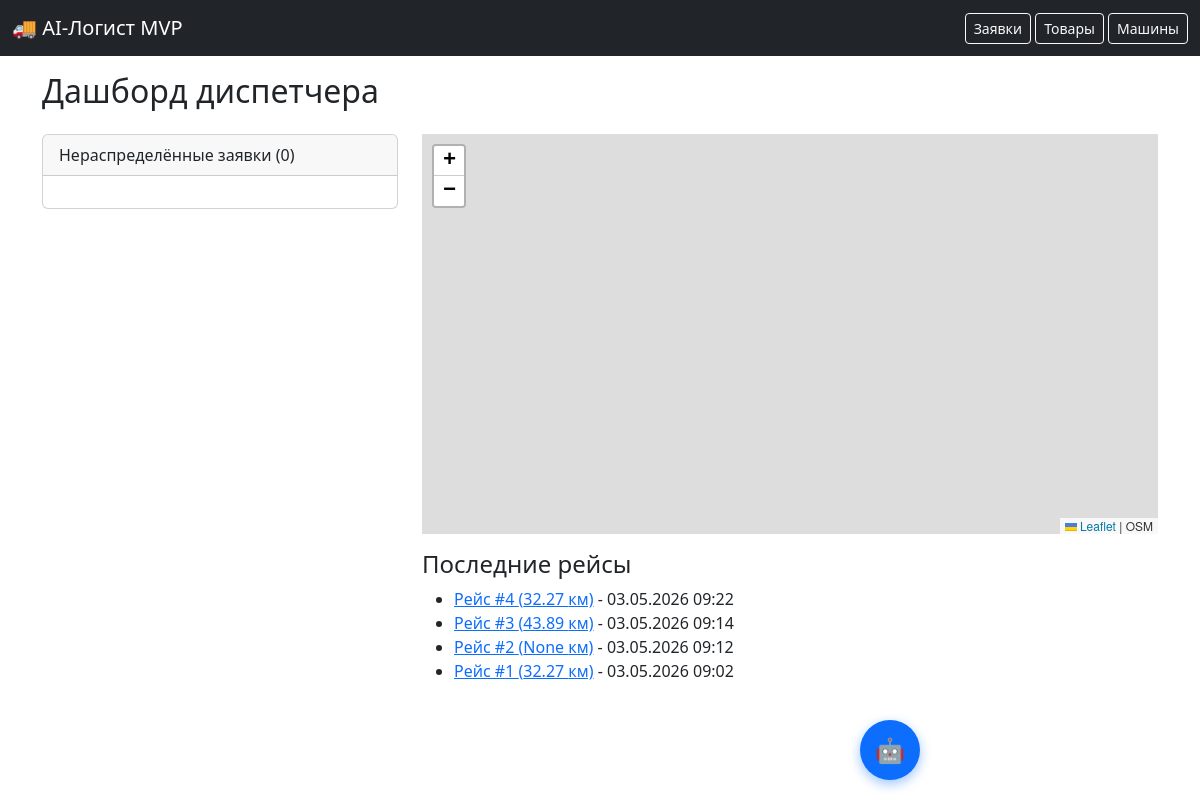
Before: / with the older database file.
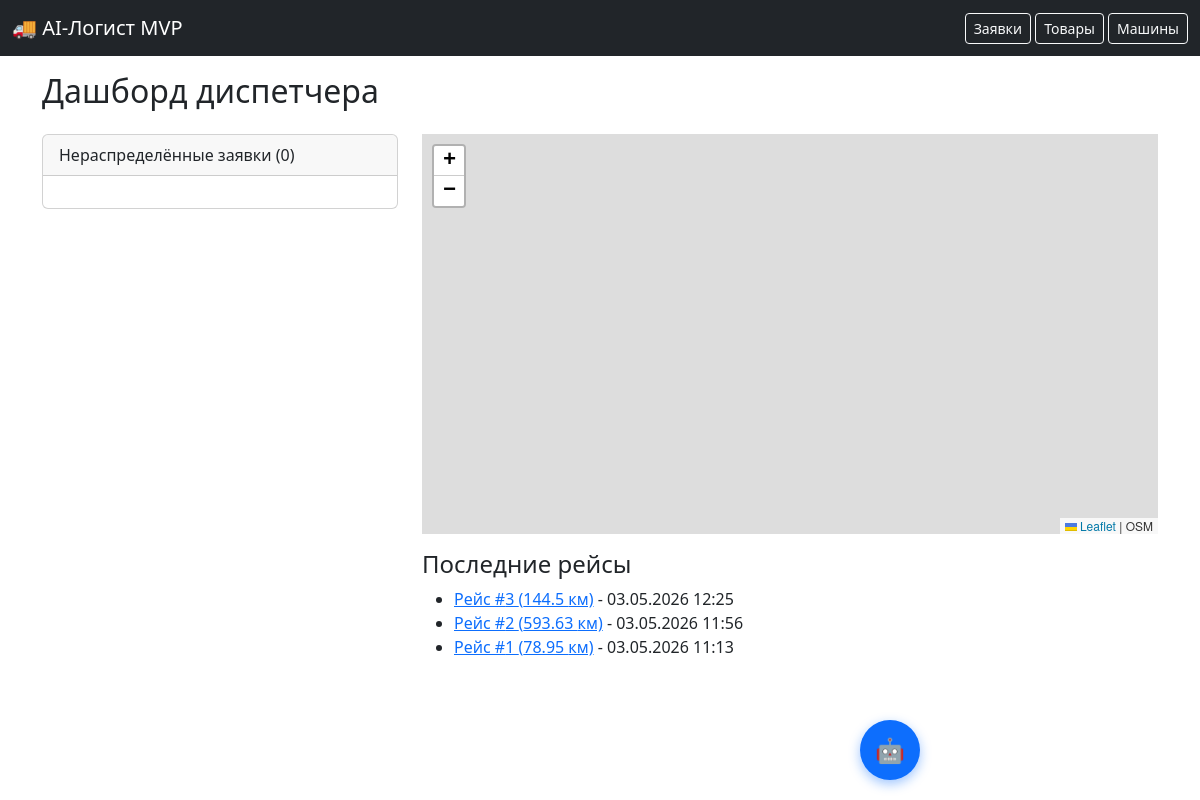
After: the same page with the newer database file.
### models.py (models this page shows)
class Route(db.Model):
    id = db.Column(db.Integer, primary_key=True)
    vehicle_id = db.Column(db.Integer, db.ForeignKey('vehicle.id'))
    created = db.Column(db.DateTime, default=datetime.utcnow)
    distance_km = db.Column(db.Float)
    duration_min = db.Column(db.Float)
    waypoints = db.Column(db.Text)
    route_geojson = db.Column(db.Text)
    axle_front = db.Column(db.Float)
    axle_rear = db.Column(db.Float)

### app.py (the view)
@app.route('/')
def index():
    unassigned = OrderRequest.query.filter_by(status='new').all()
    vehicles = Vehicle.query.filter_by(status='available').all()
    routes = Route.query.order_by(Route.id.desc()).limit(10).all()
    return render_template('index.html', unassigned=unassigned, vehicles=vehicles, routes=routes)

### templates/index.html (shortened to what this page needs)
{% extends "base.html" %}
{% block content %}
<h2>Дашборд диспетчера</h2>
<div class="row mt-4">
    <div class="col-md-4">
        <div class="card">
            <div class="card-header">Нераспределённые заявки ({{ unassigned|length }})</div>
            <div class="card-body" style="max-height: 400px; overflow-y: auto;">
            </div>
        </div>
    </div>
    <div class="col-md-8">
        <div id="map" style="height: 400px;"></div>
        <h4 class="mt-3">Последние рейсы</h4>
        <ul>
            {% for r in routes %}
            <li><a href="/route/{{ r.id }}">Рейс #{{ r.id }} ({{ r.distance_km }} км)</a> - {{ r.created.strftime('%d.%m.%Y %H:%M') }}</li>
            {% endfor %}
        </ul>
    </div>
</div>
{% endblock %}

Changed rows visible on the page:
removed Route: id "4", distance_km "32.27", created "03.05.2026 09:22"
changed Route id 3: distance_km "43.89" → "144.5"; created "03.05.2026 09:14" → "03.05.2026 12:25"
changed Route id 2: distance_km "None" → "593.63"; created "03.05.2026 09:12" → "03.05.2026 11:56"
changed Route id 1: distance_km "32.27" → "78.95"; created "03.05.2026 09:02" → "03.05.2026 11:13"
